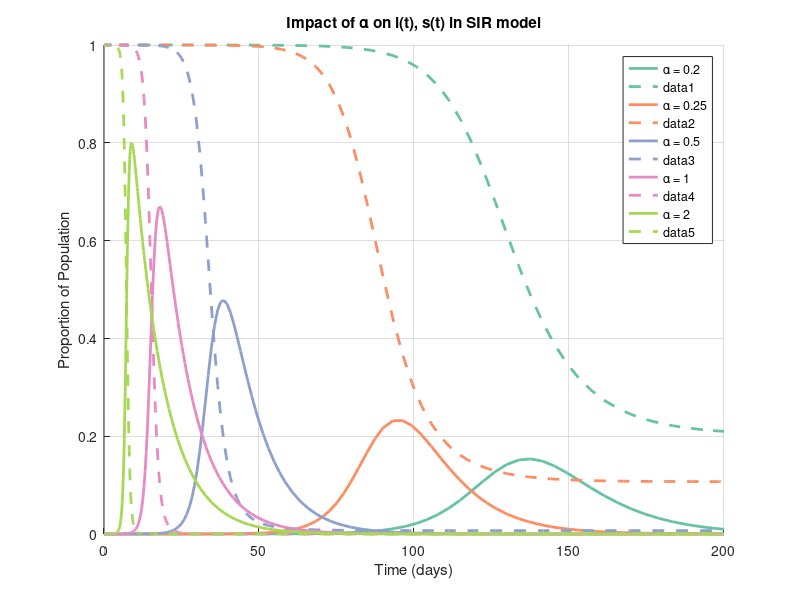

The MATLAB script that drew this image:
function alpha_sir_model
    % Main function to run the SIR model simulation with different alpha values

    % Parameters
    beta = 1/10;  % Recovery rate
    I0 = 1e-6;  % Initial fraction of infected individuals
    S0 = 1 - I0;  % Initial fraction of susceptible individuals
    t_span = [0 200];  % Time span for simulation

    % Alpha values to plot
    alpha_values = [0.2, 0.25, 0.5, 1.0, 2.0];
    colors = [
        [102, 194, 165] / 255;  % Bluish green
        [252, 141, 98] / 255;   % Vermilion
        [141, 160, 203] / 255;  % Blue Purple
        [231, 138, 195] / 255;  % Pale Red Purple
        [166, 216, 84] / 255    % Yellow Green
    ];
    % Create figure
    figure;
    hold on;
    title('Impact of α on i(t), s(t) in SIR model');
    xlabel('Time (days)');
    ylabel('Proportion of Population');

    lineWidth = 2;

    % Loop over alpha values
    for i = 1:length(alpha_values)
        alpha = alpha_values(i);
        % Solve SIR model ODEs
        [T, Y] = ode45(@(t, y) sir_model(t, y, alpha, beta), t_span, [S0 I0]);
        S = Y(:, 1);
        I = Y(:, 2);
        
        % Plot I(t) with solid line
        plot(T, I, 'Color', colors(i, :), 'LineStyle', '-','LineWidth',lineWidth, 'DisplayName', ['α = ' num2str(alpha)]);
        % Plot S(t) with dashed line
        plot(T, S, 'Color', colors(i, :), 'LineStyle', '--','LineWidth',lineWidth);
    end

    legend('show');
    grid on;
    hold off;

    % Save the figure with high resolution
    saveas(gcf, 'sir_model_impact.png');
end

% Define the SIR model ODEs
function dy = sir_model(t, y, alpha, beta)
    S = y(1);
    I = y(2);
    dS_dt = -alpha * S * I;
    dI_dt = alpha * S * I - beta * I;
    dy = [dS_dt; dI_dt];
end
